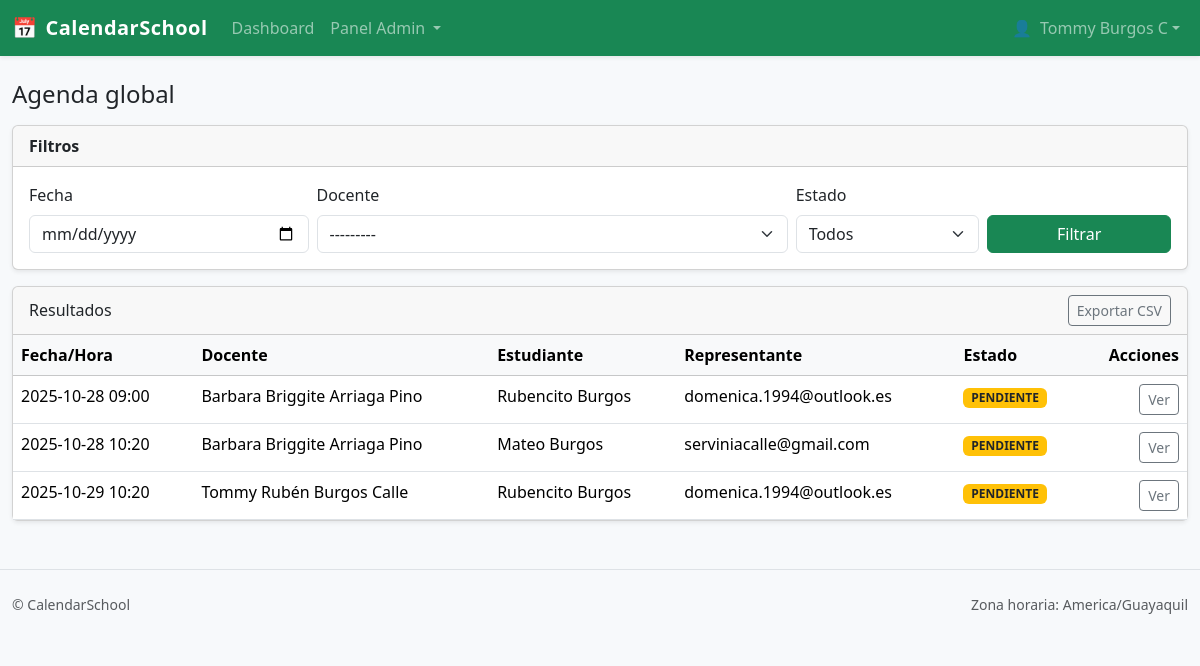
Screenshot of /panel/admin/agenda/ (signed in) with the database file from the repository.
### user/models.py (models this page shows, shortened)
class User(AbstractUser):
    cedula = models.CharField(
        max_length=20, unique=True, null=True, blank=True,
        validators=[RegexValidator(r"^\d{8,20}$", "Cédula inválida (8–20 dígitos).")]
    )
    email = models.EmailField(unique=True, null=True, blank=True)
    imgPerfil = models.ImageField(upload_to="users/", default="imageDefault.png")
    rol = models.ForeignKey("user.Rol", null=True, blank=True, on_delete=models.SET_NULL, related_name="usuarios")

### turnos/models.py (models this page shows, shortened)
class Cita(models.Model):
    docente = models.ForeignKey(
        PerfilDocente, on_delete=models.PROTECT, related_name="citas"
    )
    representante = models.ForeignKey(
        settings.AUTH_USER_MODEL, on_delete=models.PROTECT, related_name="citas"
    )
    curso_estudiante = models.CharField(max_length=100)   # p.ej. "8vo A", "2do BGU"
    nombre_estudiante = models.CharField(max_length=120)  # nombre del representado
    motivo = models.TextField()
    inicio = models.DateTimeField()
    fin = models.DateTimeField()
    estado = models.CharField(
        max_length=12, choices=EstadoCita.choices, default=EstadoCita.PENDIENTE
    )
    creada_en = models.DateTimeField(auto_now_add=True)
    cancelada_por = models.ForeignKey(
        settings.AUTH_USER_MODEL,
        null=True,
        blank=True,
        on_delete=models.SET_NULL,
        related_name="citas_canceladas",
    )
    motivo_cancelacion = models.CharField(max_length=255, blank=True)
    estudiante = models.ForeignKey(
        'turnos.Estudiante',
        null=True, blank=True,
        on_delete=models.SET_NULL,
        related_name="citas"
    )
    class Meta:
        verbose_name = "Cita"
        verbose_name_plural = "Citas"
        ordering = ("docente", "inicio")
        constraints = [
            models.UniqueConstraint(
                fields=["docente", "inicio", "fin"], name="unica_cita_docente_rango"
            ),
            models.CheckConstraint(
                check=models.Q(fin__gt=models.F("inicio")), name="cita_fin_gt_inicio"
            ),
        ]
        indexes = [
            models.Index(fields=["docente", "inicio"]),
            models.Index(fields=["estado"]),
            models.Index(fields=["inicio"]),
        ]

class PerfilDocente(models.Model):
    usuario = models.OneToOneField(
        settings.AUTH_USER_MODEL, on_delete=models.CASCADE, related_name="perfil_docente"
    )
    minutos_por_bloque = models.PositiveIntegerField(default=20)
    maximo_citas_diarias = models.PositiveIntegerField(null=True, blank=True)
    departamento = models.CharField(max_length=120, blank=True)
    telefono = models.CharField(max_length=30, blank=True)
    activo = models.BooleanField(default=True)
    class Meta:
        verbose_name = "Perfil de Docente"
        verbose_name_plural = "Perfiles de Docente"
        ordering = ["usuario__username"]
    def __str__(self):
        return f"Docente: {self.usuario.get_full_name() or self.usuario.username}"

### user/decorators.py (the view)
        def _wrapped(request, *args, **kwargs):
            u = request.user
            if not u.is_authenticated:
                messages.error(request, "Debes iniciar sesión.")
                return redirect("login")
            if not getattr(u, "rol", None) or (u.rol and u.rol.nombre != nombre_rol):
                messages.error(request, "No tienes permisos para ver esta sección.")
                return redirect("dashboard")  # o a donde prefieras
            return view_func(request, *args, **kwargs)

### turnos/forms.py
class FiltroCitasForm(forms.Form):
    fecha = forms.DateField(
        required=False,
        widget=forms.DateInput(attrs={"type": "date", "class": "form-control"}),
        label="Fecha"
    )
    docente = forms.ModelChoiceField(
        queryset=PerfilDocente.objects.filter(activo=True).select_related("usuario"),
        required=False,
        widget=forms.Select(attrs={"class": "form-select"}),
        label="Docente"
    )
    estado = forms.ChoiceField(
        required=False,
        choices=[("", "Todos")] + list(EstadoCita.choices),
        widget=forms.Select(attrs={"class": "form-select"}),
        label="Estado"
    )

### myApp/views.py (called while the page is built)
@requiere_rol("Administrador")
def agenda_global_admin(request):
    hoy = timezone.localdate()
    form = FiltroCitasForm(request.GET or None)
    qs = Cita.objects.select_related("docente__usuario","representante").order_by("inicio")
    if form.is_valid():
        fecha = form.cleaned_data.get("fecha")
        docente = form.cleaned_data.get("docente")
        estado = form.cleaned_data.get("estado")
        qs = qs.filter(inicio__date=fecha) if fecha else qs.filter(inicio__date__range=(hoy, hoy+timezone.timedelta(days=7)))
        if docente: qs = qs.filter(docente=docente)
        if estado: qs = qs.filter(estado=estado)
    else:
        qs = qs.filter(inicio__date__range=(hoy, hoy+timezone.timedelta(days=7)))
    paginator = Paginator(qs, 25)
    citas = paginator.get_page(request.GET.get("page"))
    return render(request, "agenda_global.html", {"form": form, "citas": citas})

### myApp/templates/agenda_global.html (shortened to what this page needs)
{% extends "base.html" %}
{% block content %}
<h1 class="h4 mb-3">Agenda global</h1>
<div class="card shadow-sm mb-3">
  <div class="card-header"><strong>Filtros</strong></div>
  <div class="card-body">
    <form method="get" class="row g-2 align-items-end">
      <div class="col-md-3"><label class="form-label">Fecha</label>{{ form.fecha }}</div>
      <div class="col-md-5"><label class="form-label">Docente</label>{{ form.docente }}</div>
      <div class="col-md-2"><label class="form-label">Estado</label>{{ form.estado }}</div>
      <div class="col-md-2"><button class="btn btn-success w-100">Filtrar</button></div>
    </form>
  </div>
</div>
<div class="card shadow-sm">
  <div class="card-header d-flex justify-content-between align-items-center">
    <span>Resultados</span>
    <a href="{% url 'exportar_citas_csv' %}?fecha={{ form.fecha.value }}&docente={{ form.docente.value }}&estado={{ form.estado.value }}" class="btn btn-sm btn-outline-secondary">Exportar CSV</a>
  </div>
  <div class="table-responsive">
    <table class="table mb-0">
      <thead class="table-light">
        <tr>
          <th>Fecha/Hora</th><th>Docente</th><th>Estudiante</th><th>Representante</th><th>Estado</th><th class="text-end">Acciones</th>
        </tr>
      </thead>
      <tbody>
        {% for c in citas %}
        <tr>
          <td>{{ c.inicio|date:"Y-m-d H:i" }}</td>
          <td>{{ c.docente.usuario.get_full_name|default:c.docente.usuario.username }}</td>
          <td>{{ c.nombre_estudiante }}</td>
          <td>{{ c.representante.email }}</td>
          <td><span class="badge {% if c.estado == 'CONFIRMADA' %}bg-success{% elif c.estado == 'PENDIENTE' %}bg-warning text-dark{% else %}bg-secondary{% endif %}">{{ c.estado }}</span></td>
          <td class="text-end">
            <a href="{% url 'cita_detalle_admin' c.pk %}" class="btn btn-sm btn-outline-secondary">Ver</a>
          </td>
        </tr>
        {% empty %}
        <tr><td colspan="6" class="text-center text-muted py-4">Sin resultados.</td></tr>
        {% endfor %}
      </tbody>
    </table>
  </div>
</div>
{% endblock %}

### myApp/templates/base.html (shortened to what this page needs)
<!doctype html>
<html lang="es">
<head>
  <link href="https://cdn.jsdelivr.net/npm/bootstrap@5.3.3/dist/css/bootstrap.min.css" rel="stylesheet">
</head>
<body>
<nav class="navbar navbar-expand-lg navbar-dark bg-success shadow-sm">
  <div class="container container-narrow">
    <a class="navbar-brand d-flex align-items-center" href="{% url 'dashboard_admin' %}">
      <span class="me-2">📅</span> CalendarSchool
    </a>
    <div class="collapse navbar-collapse" id="mainNav">
      <ul class="navbar-nav me-auto mb-2 mb-lg-0">
        {% if request.user.is_authenticated %}
        <li class="nav-item">
          <a class="nav-link" href="{% url 'dashboard_admin' %}">Dashboard</a>
        </li>
        <li class="nav-item dropdown">
          <a class="nav-link dropdown-toggle" href="#" id="adminMenu" role="button" data-bs-toggle="dropdown" aria-expanded="false">
            Panel Admin
          </a>
        </li>
        {% endif %}
      </ul>
      <ul class="navbar-nav ms-auto mb-2 mb-lg-0">
        {% if request.user.is_authenticated %}
          <li class="nav-item dropdown">
            <a class="nav-link dropdown-toggle d-flex align-items-center" href="#" id="userMenu" role="button" data-bs-toggle="dropdown" aria-expanded="false">
              <span class="me-2">👤</span>
              <span class="d-none d-sm-inline">{{ request.user.get_full_name|default:request.user.email }}</span>
            </a>
          </li>
        {% else %}
          <li class="nav-item">
            <a class="nav-link" href="{% url 'login' %}">Iniciar sesión</a>
          </li>
        {% endif %}
      </ul>
    </div>
  </div>
</nav>
<main class="container container-narrow my-4">
  {% block content %}{% endblock %}
</main>
<footer class="border-top py-4 mt-5">
  <div class="container container-narrow text-muted small d-flex justify-content-between">
    <span>© {{ now|date:"Y" }} CalendarSchool</span>
    <span>Zona horaria: America/Guayaquil</span>
  </div>
</footer>
</body>
</html>

### myApp/templates/base.html (style rules this page uses)
body { background: #f7f9fb; }
.navbar-brand { letter-spacing:.5px; font-weight:600; }
.container-narrow { max-width: 1200px; }

### rows the page displays
User: user.get_full_name "Tommy Burgos C"
Cita: inicio "2025-10-28 09:00", docente.usuario.get_full_name "Barbara Briggite Arriaga Pino", nombre_estudiante "Rubencito Burgos", representante.email "domenica.1994@outlook.es", estado "PENDIENTE"
Cita: inicio "2025-10-28 10:20", docente.usuario.get_full_name "Barbara Briggite Arriaga Pino", nombre_estudiante "Mateo Burgos", representante.email "serviniacalle@gmail.com", estado "PENDIENTE"
Cita: inicio "2025-10-29 10:20", docente.usuario.get_full_name "Tommy Rubén Burgos Calle", nombre_estudiante "Rubencito Burgos", representante.email "domenica.1994@outlook.es", estado "PENDIENTE"
